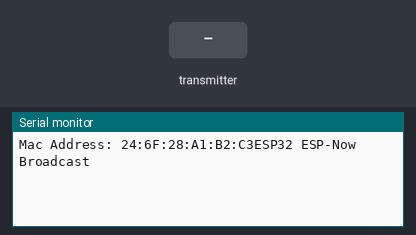
Recording of a sketch running on a simulated ESP32. Shown: the last lines printed to the serial monitor. The test bench sets the inputs (shaded band).

Above: at 1.2 s.
1.3 s: the transmitter starts sending temperature = 0
At 1.61 s:
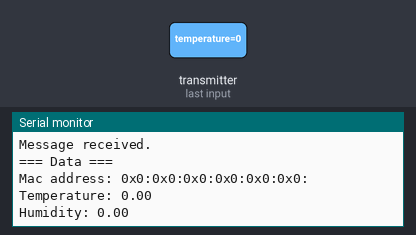
2.8 s: the transmitter starts sending humidity = 25
At 3.11 s:
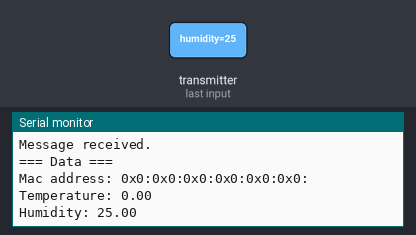
4.3 s: the transmitter starts sending temperature = 25
5.8 s: the transmitter starts sending humidity = 50
At 6.11 s:
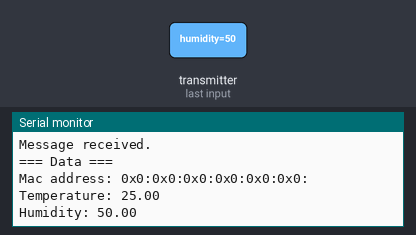
Timing chart, 0 to 8.3 s (numbered marks = the images above; inputs shaded):
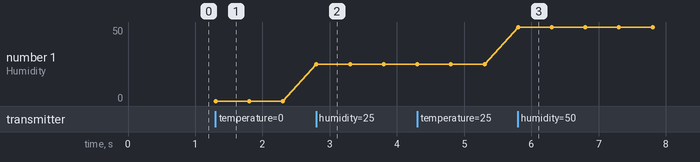

Measured:
- after the input at 1.3 s, the serial monitor: prints a new line at once (image 1)
- after the input at 2.8 s, the serial monitor: prints a new line at once (image 2)
- after the input at 5.8 s, the serial monitor: prints a new line at once (image 3)
- plotted number 1: 0 → 25 after the input at 2.8 s, 25 → 50 after the input at 5.8 s

The sketch:

ESP32_GATEWAY.ino
```cpp
#include <Arduino.h>
#include <WiFi.h>
#include <esp_now.h>

typedef struct message {
  float temperature;
  float humidity;
};

struct message myMessage;

void onDataReceiver(const uint8_t * mac, const uint8_t *incomingData, int len) {
  Serial.println("Message received.");
  // We don't use mac to verify the sender
  // Let us transform the incomingData into our message structure
 memcpy(&myMessage, incomingData, sizeof(myMessage));
 Serial.println("=== Data ===");
 Serial.print("Mac address: ");
 for (int i = 0; i < 6; i++) {
     Serial.print("0x");
     Serial.print(mac[i], HEX);
     Serial.print(":");
 }

 Serial.print("\n\nTemperature: ");
 Serial.println(myMessage.temperature);
 Serial.print("\nHumidity: ");
 Serial.println(myMessage.humidity);
 Serial.println();
}

void setup() {
 Serial.begin(115200);
 WiFi.mode(WIFI_STA);

 // Get Mac Add
 Serial.print("Mac Address: ");
 Serial.print(WiFi.macAddress());
 Serial.println("ESP32 ESP-Now Broadcast");

 // Initializing the ESP-NOW
 if (esp_now_init() != 0) {
   Serial.println("Problem during ESP-NOW init");
   return;
 }
 esp_now_register_recv_cb(onDataReceiver);
}

void loop() {
 // put your main code here, to run repeatedly:
}
```
